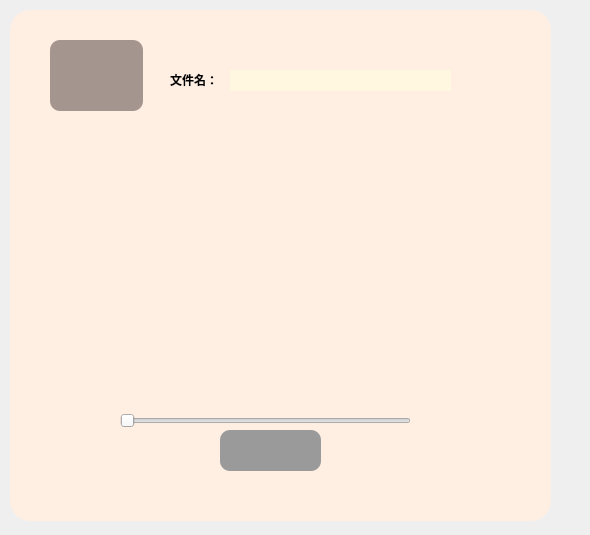
<?xml version="1.0" encoding="UTF-8"?>
<ui version="4.0">
 <class>Form</class>
 <widget class="QWidget" name="Form">
  <property name="geometry">
   <rect>
    <x>0</x>
    <y>0</y>
    <width>590</width>
    <height>535</height>
   </rect>
  </property>
  <property name="windowTitle">
   <string>Form</string>
  </property>
  <widget class="QFrame" name="frame">
   <property name="geometry">
    <rect>
     <x>10</x>
     <y>10</y>
     <width>541</width>
     <height>511</height>
    </rect>
   </property>
   <property name="styleSheet">
    <string notr="true">#frame{
background-color: rgb(255, 238, 226);
border-radius:20px;
}
</string>
   </property>
   <property name="frameShape">
    <enum>QFrame::StyledPanel</enum>
   </property>
   <property name="frameShadow">
    <enum>QFrame::Raised</enum>
   </property>
   <widget class="QPushButton" name="btn_browse">
    <property name="geometry">
     <rect>
      <x>40</x>
      <y>30</y>
      <width>93</width>
      <height>71</height>
     </rect>
    </property>
    <property name="styleSheet">
     <string notr="true">QPushButton{
	background-color: rgb(165, 149, 143);
	border:none;
border-radius:10px;
}
QPushButton:hover{

	
}</string>
    </property>
    <property name="text">
     <string/>
    </property>
    <property name="icon">
     <iconset>
      <normaloff>../images/预选歌曲.png</normaloff>../images/预选歌曲.png</iconset>
    </property>
    <property name="iconSize">
     <size>
      <width>65</width>
      <height>65</height>
     </size>
    </property>
   </widget>
   <widget class="QPushButton" name="pushButton_3">
    <property name="geometry">
     <rect>
      <x>480</x>
      <y>10</y>
      <width>21</width>
      <height>21</height>
     </rect>
    </property>
    <property name="font">
     <font>
      <pointsize>17</pointsize>
      <weight>75</weight>
      <bold>true</bold>
     </font>
    </property>
    <property name="styleSheet">
     <string notr="true">QPushButton{
	border:none;
}
QPushButton:hover{
	padding-bottom:5px;
}</string>
    </property>
    <property name="text">
     <string/>
    </property>
    <property name="icon">
     <iconset>
      <normaloff>../images/winfo-icon-最小化_爱给网_aigei_com.png</normaloff>../images/winfo-icon-最小化_爱给网_aigei_com.png</iconset>
    </property>
   </widget>
   <widget class="QPushButton" name="pushButton_2">
    <property name="geometry">
     <rect>
      <x>500</x>
      <y>0</y>
      <width>41</width>
      <height>41</height>
     </rect>
    </property>
    <property name="styleSheet">
     <string notr="true">QPushButton{
	border:none;
}
QPushButton:hover{
	padding-bottom:5px;
}</string>
    </property>
    <property name="text">
     <string/>
    </property>
    <property name="icon">
     <iconset>
      <normaloff>../images/关闭(close)_爱给网_aigei_com.png</normaloff>../images/关闭(close)_爱给网_aigei_com.png</iconset>
    </property>
   </widget>
   <widget class="QLabel" name="label_cover">
    <property name="geometry">
     <rect>
      <x>220</x>
      <y>60</y>
      <width>221</width>
      <height>21</height>
     </rect>
    </property>
    <property name="font">
     <font>
      <pointsize>11</pointsize>
     </font>
    </property>
    <property name="styleSheet">
     <string notr="true">background-color: rgb(255, 247, 224);</string>
    </property>
    <property name="text">
     <string/>
    </property>
   </widget>
   <widget class="QPushButton" name="pushButton">
    <property name="geometry">
     <rect>
      <x>440</x>
      <y>50</y>
      <width>31</width>
      <height>41</height>
     </rect>
    </property>
    <property name="styleSheet">
     <string notr="true">QPushButton{
	border:none;
}
QPushButton:hover{
	padding-bottom:5px;
}</string>
    </property>
    <property name="text">
     <string/>
    </property>
    <property name="icon">
     <iconset>
      <normaloff>../images/文件_ 文件_ 报告_ 搜索引擎优化图标(Document__爱给网_aigei_com.png</normaloff>../images/文件_ 文件_ 报告_ 搜索引擎优化图标(Document__爱给网_aigei_com.png</iconset>
    </property>
   </widget>
   <widget class="QLabel" name="label">
    <property name="geometry">
     <rect>
      <x>160</x>
      <y>60</y>
      <width>61</width>
      <height>20</height>
     </rect>
    </property>
    <property name="font">
     <font>
      <family>微软雅黑</family>
      <weight>75</weight>
      <bold>true</bold>
     </font>
    </property>
    <property name="text">
     <string>文件名：</string>
    </property>
   </widget>
   <widget class="QLabel" name="label_3">
    <property name="geometry">
     <rect>
      <x>70</x>
      <y>130</y>
      <width>401</width>
      <height>231</height>
     </rect>
    </property>
    <property name="text">
     <string/>
    </property>
    <property name="pixmap">
     <pixmap>../images/视频播放.png</pixmap>
    </property>
    <property name="scaledContents">
     <bool>true</bool>
    </property>
   </widget>
   <widget class="QSlider" name="slider_progress">
    <property name="geometry">
     <rect>
      <x>110</x>
      <y>400</y>
      <width>291</width>
      <height>22</height>
     </rect>
    </property>
    <property name="styleSheet">
     <string notr="true"/>
    </property>
    <property name="orientation">
     <enum>Qt::Horizontal</enum>
    </property>
   </widget>
   <widget class="QLabel" name="label_current">
    <property name="geometry">
     <rect>
      <x>20</x>
      <y>400</y>
      <width>72</width>
      <height>15</height>
     </rect>
    </property>
    <property name="text">
     <string/>
    </property>
   </widget>
   <widget class="QLabel" name="label_total">
    <property name="geometry">
     <rect>
      <x>440</x>
      <y>400</y>
      <width>72</width>
      <height>15</height>
     </rect>
    </property>
    <property name="text">
     <string/>
    </property>
   </widget>
   <widget class="QPushButton" name="btn_play_pause">
    <property name="geometry">
     <rect>
      <x>210</x>
      <y>420</y>
      <width>101</width>
      <height>41</height>
     </rect>
    </property>
    <property name="styleSheet">
     <string notr="true">background-color: rgb(154, 154, 154);
border:none;
border-radius:10;</string>
    </property>
    <property name="text">
     <string/>
    </property>
   </widget>
   <widget class="QPushButton" name="btn_reset">
    <property name="geometry">
     <rect>
      <x>150</x>
      <y>430</y>
      <width>31</width>
      <height>31</height>
     </rect>
    </property>
    <property name="styleSheet">
     <string notr="true">QPushButton{
	border:none;
}
QPushButton:hover{
	padding-bottom:5px;
}</string>
    </property>
    <property name="text">
     <string/>
    </property>
    <property name="icon">
     <iconset>
      <normaloff>../images/复原.png</normaloff>../images/复原.png</iconset>
    </property>
    <property name="iconSize">
     <size>
      <width>30</width>
      <height>30</height>
     </size>
    </property>
   </widget>
  </widget>
 </widget>
 <resources>
  <include location="../res.qrc"/>
  <include location="../res1.qrc"/>
 </resources>
 <connections>
  <connection>
   <sender>pushButton_3</sender>
   <signal>clicked()</signal>
   <receiver>Form</receiver>
   <slot>showMinimized()</slot>
   <hints>
    <hint type="sourcelabel">
     <x>489</x>
     <y>34</y>
    </hint>
    <hint type="destinationlabel">
     <x>464</x>
     <y>2</y>
    </hint>
   </hints>
  </connection>
  <connection>
   <sender>pushButton_2</sender>
   <signal>clicked()</signal>
   <receiver>Form</receiver>
   <slot>close()</slot>
   <hints>
    <hint type="sourcelabel">
     <x>519</x>
     <y>32</y>
    </hint>
    <hint type="destinationlabel">
     <x>559</x>
     <y>84</y>
    </hint>
   </hints>
  </connection>
 </connections>
</ui>
